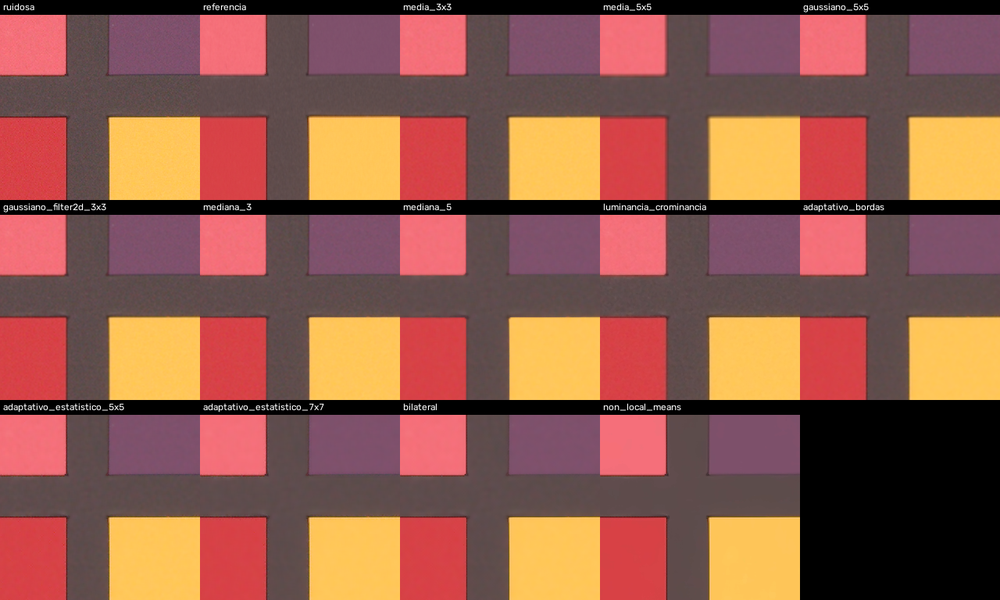
#> input picture saida/paineis/0017_001_GP_00100_00060_5500_N.png, 1000 x 600 px, shrunk from 1280 x 768 before the run
$ python -i metricas.py   (imports and definitions only)   (older library calls are emulated)
#> lines starting #> are read from the running program, lines starting #| are printed output that depends on the picture
#> further down, picture is the input picture: shape (600, 1000, 3); mean B, G, R 75.7, 90.3, 143.8
"""Métricas de comparação entre a imagem restaurada e a referência sem ruído."""

import cv2
import numpy as np

BORDA = cv2.BORDER_REFLECT_101


def calcular_mse(a, b):
    diferenca = a.astype(np.float64) - b.astype(np.float64)
    return float(np.mean(diferenca ** 2))


# [29 lines left out: functions calcular_psnr, calcular_ssim, not called in this run]


def magnitude_gradiente(imagem):
    cinza = cv2.cvtColor(imagem, cv2.COLOR_BGR2GRAY)
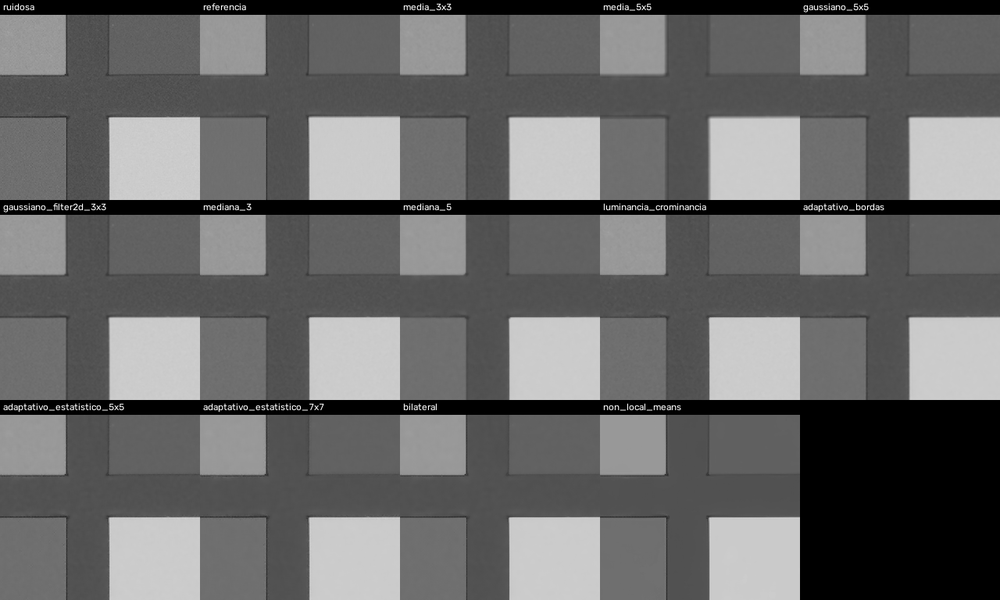
#> cinza: shape (600, 1000); min 0, max 255, mean 104.6
    gx = cv2.Sobel(cinza, cv2.CV_32F, 1, 0, ksize=3, borderType=BORDA)
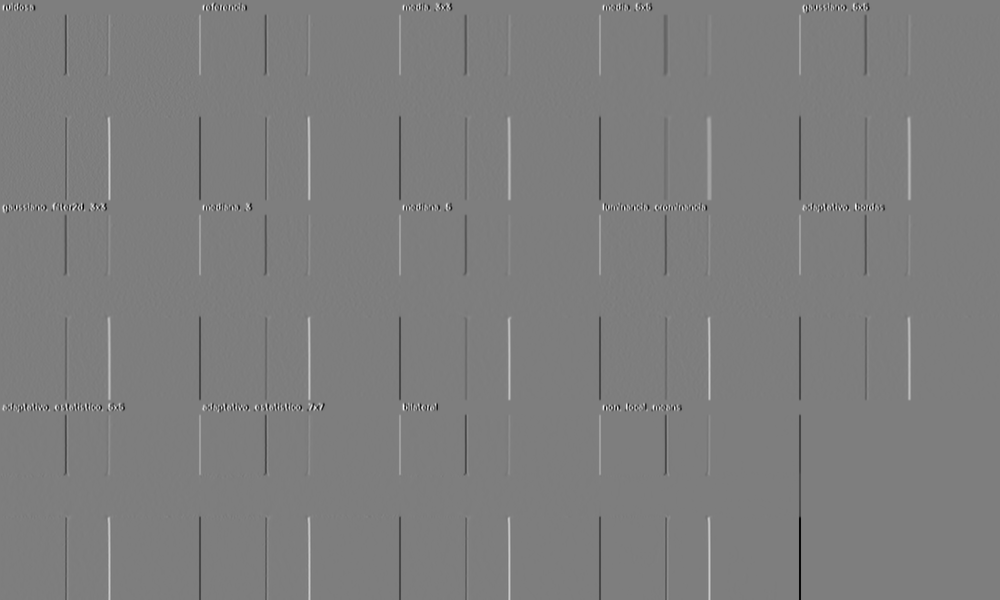
#> gx: shape (600, 1000) float32; min -841, max 858, mean -0.2; drawn with min black and max white
    gy = cv2.Sobel(cinza, cv2.CV_32F, 0, 1, ksize=3, borderType=BORDA)
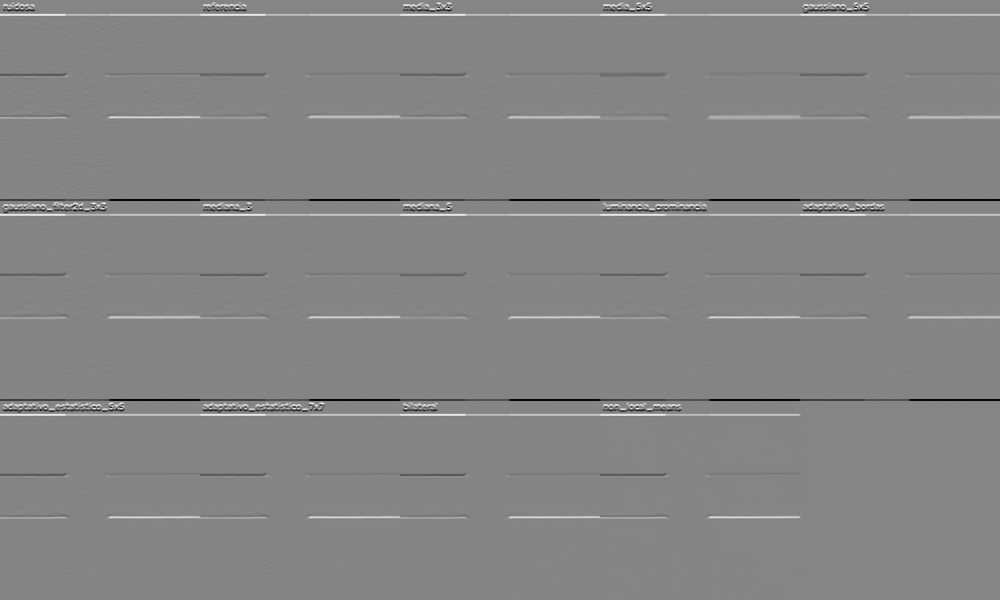
#> gy: shape (600, 1000) float32; min -838, max 768, mean 1.6; drawn with min black and max white
    return cv2.magnitude(gx, gy)
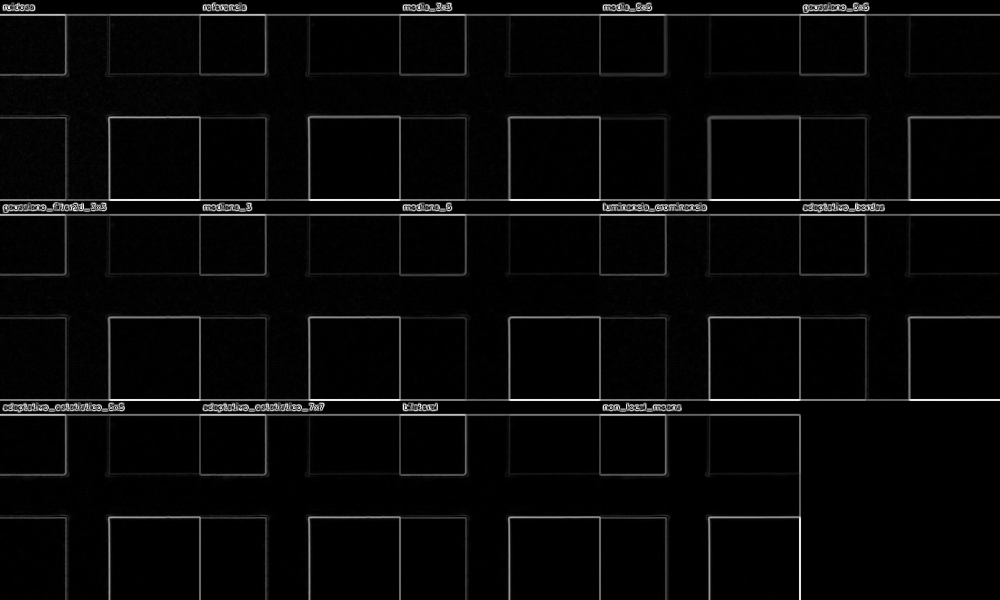
#> returned value: shape (600, 1000) float32; min 0, max 858.1, mean 27.4; drawn with min black and max white


def mascara_bordas(magnitude_ref, percentil=90):
    """Pixels de borda da referência: os 10 % com maior magnitude do gradiente."""
    return magnitude_ref > float(np.percentile(magnitude_ref, percentil))


# [23 lines left out: function preservacao_bordas, not called in this run]

>>> import cv2
>>> picture = cv2.imread('saida/paineis/0017_001_GP_00100_00060_5500_N.png')
>>> result = magnitude_gradiente(picture)
